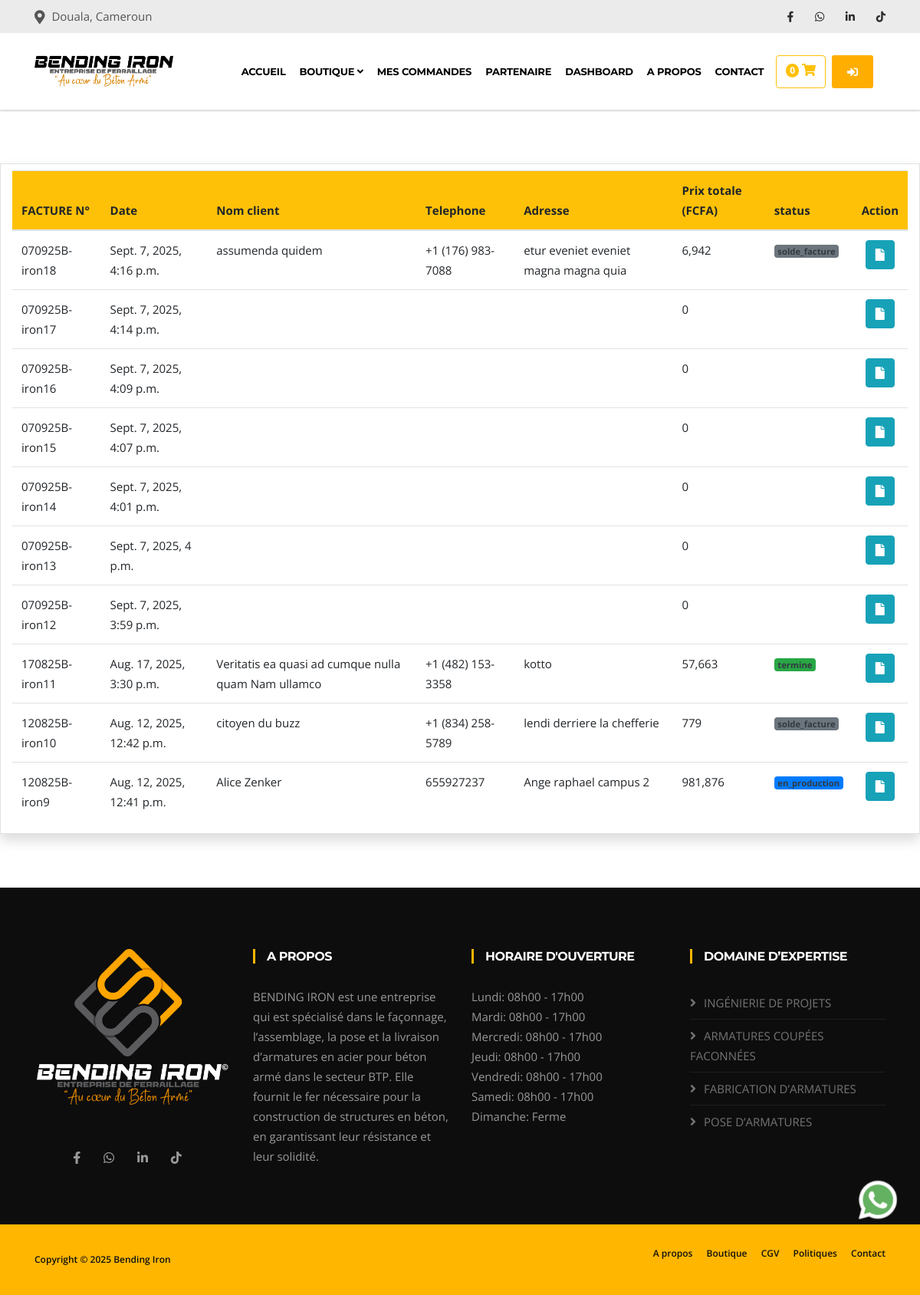
Page /mes-commandes/ (signed in) on the committed database.
### usesOrders/models.py (models this page shows, shortened)
class Order(models.Model):
    user = models.ForeignKey(CustomUser, on_delete=models.CASCADE)
    remise = models.DecimalField(max_digits=10, decimal_places=2, default=1)
    created_at = models.DateTimeField(auto_now_add=True)
    updated_at = models.DateTimeField(auto_now=True)
    @property
    def prix_revient_total(self):
        return sum(item.prix_revient for item in self.orderitem_set.all())
    def montant_remise(self):
        return (self.prix_revient_total*self.remise)/100
    @property
    def get_prix_total(self):
        total =sum(item.prix_u * item.quantite for item in self.orderitem_set.all())
        return round(Decimal(total) - self.montant_remise())
    @property
    def get_statut_actuel(self):
        dernier_traiment = self.traiment_set.order_by('-created_at').first()
        return dernier_traiment.statut if dernier_traiment else "Aucun traitement"
    @property
    def infoclient(self):
        try:
            return self.orderuserinfo_set.first()  # si OneToOneField
        except OrderUserInfo.DoesNotExist:
            return None

class OrderUserInfo(models.Model):
    order = models.ForeignKey(Order, on_delete=models.CASCADE)
    nom = models.CharField(max_length=255)
    telephone = models.CharField(max_length=255)
    mode_livraison= models.CharField(max_length=255, default="livraison sur chantier")
    adresse = models.CharField(max_length=255)

class OrderItem(models.Model):
    order = models.ForeignKey(Order, on_delete=models.CASCADE)
    produit = models.ForeignKey(Produit, on_delete=models.CASCADE)
    details = models.JSONField()  # Détails du produit (dimensions, choix d'angle, etc.)
    quantite = models.PositiveIntegerField(default=1)
    prix_revient=models.DecimalField(max_digits=10, decimal_places=2)
    prix_u = models.DecimalField(max_digits=10, decimal_places=2)

class Traiment(models.Model):
    order = models.ForeignKey(Order, on_delete=models.CASCADE)
    user = models.ForeignKey(CustomUser, on_delete=models.CASCADE)
    statut = models.CharField(max_length=20, choices=[
        ('en_attente', 'En attente'),
        ('en_production', 'En production'),
        ('pret_pour_livraison', 'Pret pour livraison'),
        ('solde_facture', 'Solde ma facture'),
        ('termine', 'Livraison termine'),
    ], default='en_attente')
    created_at = models.DateTimeField(auto_now_add=True)  # ➕ important pour trier

### usesOrders/views.py (the view)
# urls.py: path('', mes_commande , name='mes_commande'),
@login_required
def mes_commande(request):
    commandes = Order.objects.filter(user=request.user).order_by('-created_at')
    current_url = request.get_full_path()
    context = {
        'commandes': commandes,
        'current_url':current_url,
    }
    return render(request, 'commandes.html',context)

### contact/context_processor.py (called while the page is built)
def unread_messages(request):
    pass
    unread_messages =Contact.get_unread_messages()
    return {
        'unread_messages_count': unread_messages.count(),
        'unread_messages': unread_messages,
    }

### contact/models.py (called while the page is built)
    @staticmethod
    def get_unread_messages():
        return Contact.objects.filter(is_read=False).order_by('-created_at').all()

### fer/context_processors.py (called while the page is built)
def seuil_critique_count(request):
    seuil_count = sum(1 for fer in Fer.objects.all() if fer.sueil_atteint)
    return {
        'fer_seuil_critique_count': seuil_count
    }

### fer/models.py (called while the page is built)
    @property
    def longueur_totale(self):
        total = self.mouvement_set.annotate(
            total_longueur=ExpressionWrapper(F('longueur_m') * F('quantite'), output_field=DecimalField())
        ).aggregate(longueur_totale=Sum('total_longueur'))['longueur_totale']
        return total or 0

    @property
    def sueil_atteint(self):
       if self.longueur_totale < self.longueur_critique :
           return True
       else :
           return False

### partenaires/context_proccessor.py (called while the page is built)
def order_en_attente(request):
    nb_en_attente = 0
    commandes = ProjetOrder.objects.all()
    for commande in commandes:
        dernier_traiment = TraimentOrder.objects.filter(projet_order=commande).order_by('-created_at').first()
        if dernier_traiment and dernier_traiment.statut == 'en_attente':
            nb_en_attente += 1
    return {
        'nb_order_partenaire': nb_en_attente
    }

### produits/models.py (called while the page is built)
    @property
    def prix_utile(self):
        return self.prix/12000

### usesOrders/context_proccessor.py (called while the page is built)
def panier_count(request):
    if request.user.is_authenticated:
        panier = Cart.objects.filter(user=request.user).first()
        if panier :
            items=CartItem.objects.filter(cart_id=panier.id)
            total_articles = items.count()
            if total_articles :
                total_articles = items.count()
            else :
                total_articles = 0
        else:
         total_articles = 0
    else:
        total_articles = 0  # Si l'utilisateur n'est pas connecté, il n'y a pas de panier
    return {'panier_count': total_articles,}

def commandes_en_attente(request):
    nb_en_attente = 0
    commandes = Order.objects.all()
    for commande in commandes:
        dernier_traiment = Traiment.objects.filter(order=commande).order_by('-created_at').first()
        if dernier_traiment and dernier_traiment.statut == 'en_attente':
            nb_en_attente += 1
    return {
        'nb_order': nb_en_attente
    }

### usesOrders/templates/commandes.html (shortened to what this page needs)
{% extends 'appf.html' %}
{% block 'content' %}
{% load static %}
{% load humanize %}
<section class="content project-area">
    <div class="container-fluid border shadow">
        <div class="row">
            <div class="col-md-12">
                    <table class="table mt-2 table-responsive">
                        <thead class='bg-warning'>
                            <th>FACTURE N°</th>
                            <th>Date</th>
                            <th>Nom client</th>
                            <th>Telephone</th>
                            <th>Adresse</th>
                            <th>Prix totale (FCFA) </th>
                            <th>status</th>
                            <th class='text-center'>Action</th>
                        </thead>
                        <tbody>
                          {% for order in  commandes %}
                          <tr>
                            <td>{{order.created_at|date:"dmy"}}B-iron{{order.id}}</td>
                            <td>{{order.created_at}}</td>
                            <td>{{order.infoclient.nom}}</td>
                            <td>{{order.infoclient.telephone}}</td>
                            <td>{{order.infoclient.adresse}}</td>
                            <td>{{order.get_prix_total|intcomma}}</td>
                            <th>
                                {% if order.get_statut_actuel == "en_production" %}
                                <span class="badge bg-primary text-dark">
                                    {{order.get_statut_actuel}}
                                </span>
                                {%endif%}
                                {%if order.get_statut_actuel == "solde_facture" %}
                                <span class="badge bg-secondary text-dark">
                                    {{order.get_statut_actuel}}
                                </span>
                                {%endif%}
                                {%if order.get_statut_actuel == "termine" %}
                                <span class="badge bg-success text-dark">
                                    {{order.get_statut_actuel}}
                                </span>
                                {%endif%}
                            </th>
                            <td class='text-center'>
                                <a href="{% url 'detail_commande' order.id %}" class='btn btn-info' name='supprimer'><i class='fas fa-file'></i></a>
                            </td>
                        </tr>
                          {% endfor %}
                        </tbody>
                    </table>
            </div>
        </div>
    </div>
</section>
{% endblock %}

### static/front/css/styles.css (style rules this page uses)
body { background: #fff; color: #555; }
body, p { font-family: "Open Sans", sans-serif; text-rendering: optimizeLegibility; -webkit-font-smoothing: antialiased !important; line-height: 26px; font-size: 15px; }
html { overflow-x: hidden !important; width: 100%; height: 100%; position: relative; -webkit-font-smoothing: antialiased; text-rendering: optimizeLegibility; }
body { border: 0; margin: 0; padding: 0; }
a:link, a:visited { text-decoration: none; }
a { color: inherit; transition: 0.2s ease; }
section, .section-padding { padding: 70px 0; position: relative; }

### rows in the picture
Order: created_at "070925", id "18", created_at "Sept. 7, 2025, 4:16 p.m.", infoclient.nom "assumenda quidem", infoclient.telephone "+1 (176) 983-7088", infoclient.adresse "etur eveniet eveniet magna magna quia", get_prix_total "6,942", get_statut_actuel "solde_facture"
Order: created_at "070925", id "17", created_at "Sept. 7, 2025, 4:14 p.m.", get_prix_total "0"
Order: created_at "070925", id "16", created_at "Sept. 7, 2025, 4:09 p.m.", get_prix_total "0"
Order: created_at "070925", id "15", created_at "Sept. 7, 2025, 4:07 p.m.", get_prix_total "0"
Order: created_at "070925", id "14", created_at "Sept. 7, 2025, 4:01 p.m.", get_prix_total "0"
Order: created_at "070925", id "13", created_at "Sept. 7, 2025, 4 p.m.", get_prix_total "0"
Order: created_at "070925", id "12", created_at "Sept. 7, 2025, 3:59 p.m.", get_prix_total "0"
Order: created_at "170825", id "11", created_at "Aug. 17, 2025, 3:30 p.m.", infoclient.nom "Veritatis ea quasi ad cumque nulla quam Nam ullamco", infoclient.telephone "+1 (482) 153-3358", infoclient.adresse "kotto", get_prix_total "57,663", get_statut_actuel "termine"
Order: created_at "120825", id "10", created_at "Aug. 12, 2025, 12:42 p.m.", infoclient.nom "citoyen du buzz", infoclient.telephone "+1 (834) 258-5789", infoclient.adresse "lendi derriere la chefferie", get_prix_total "779", get_statut_actuel "solde_facture"
Order: created_at "120825", id "9", created_at "Aug. 12, 2025, 12:41 p.m.", infoclient.nom "Alice Zenker", infoclient.telephone "655927237", infoclient.adresse "Ange raphael campus 2", get_prix_total "981,876", get_statut_actuel "en_production"

### other values in the picture
{{ panier_count }} "0"
